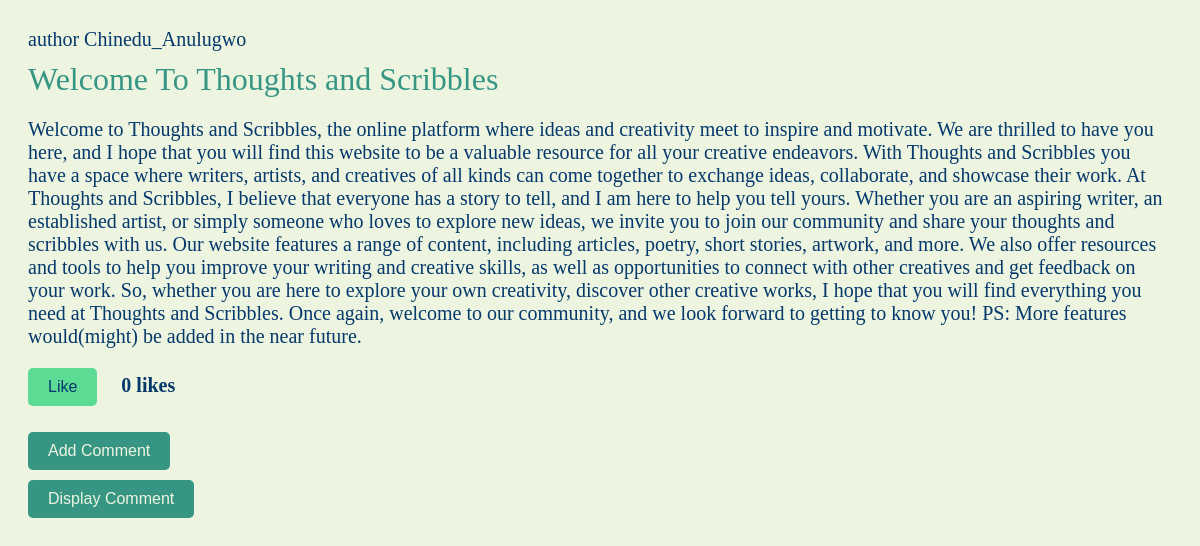
/specificPost/38/ (signed in), run on the app's committed database.
### LikerApp/models.py (models this page shows, shortened)
class Post(models.Model):
    profile=models.ForeignKey(Profile,on_delete=models.CASCADE,null=True,related_name='profile')
    title=models.CharField(max_length=200,null=True)
    content=models.TextField(max_length=1500,null=True)
    liked=models.ManyToManyField(User,default=None, blank=True, related_name='liked')
    created_at=models.DateTimeField(auto_now_add=True,null=True)

class Profile(models.Model):
    user=models.OneToOneField(User,on_delete=models.CASCADE,blank=True,null=True)
    add_time=models.DateTimeField(auto_now_add=True,null=True)
    profile_pic=models.ImageField(null=True,blank=True,upload_to='static/images',default='profile_picture.jpg')
    def __str__(self):
        return str(self.user)

### LikerApp/views.py (the view)
# urls.py: path('specificPost/<str:pk>/',views.specificPost, name="specificPost"),
@login_required(login_url='/login')
def specificPost(request,pk):
    post=Post.objects.get(id=pk)
    context={
        "post":post
    }
    return render(request,'pages/specificPost.html/',context)

### LikerApp/templates/pages/specificPost.html (shortened to what this page needs)
{% load static %}
<html>
    <head>
        <link rel="stylesheet" href={% static '/css/main.css'%}>
    </head>
    <body class="specificPostBody">
        <div class="specificPostAurthor"> author {{post.profile}}</div>
        <div class="specificPostTitle">  {{ post.title }}  </div>
        <div class="specificPostContent"> {{ post.content }} </div>
        <form class="specificPostForm" action="{% url 'LikerApp:like_post' %}" method='POST' class="ui form">
            {% if user not in post.liked.all %}
                <button class="LikeButton" type='submit'> Like </button>
            {% else %}
                <button class="UnLikeButton" type='submit'> Unlike</button>
            {% endif %}
        </form>
        <strong> {{ post.liked.all.count }} likes </strong>
        <div class="AddComment"> <a href="/createComment/{{post.id}}"> <button> Add Comment </button> </a> </div>
        <div class="DisplayComment"> <a href="/displayComment/{{post.id}}"> <button> Display Comment </button> </a> </div>
    </body>
</html>

### static/css/main.css (style rules this page uses)
:root { --main-bg-color: #EDF5E1; --main-text-color: #05386B; --button-bg-color: #379683; --button-text-color: #EDF5E1; }
body { background-color: #5BDA93 ; }
a { text-decoration: none; }
.specificPostBody { background-color: #EDF5E1; padding: 20px; }
.specificPostAurthor { color: #05386b; font-size: 20px; margin-bottom: 10px; }
.specificPostTitle { color: #379683; font-size: 32px; margin-bottom: 20px; }
.specificPostContent { color: #05386b; font-size: 20px; margin-bottom: 20px; }
.specificPostForm { display: inline-block; }
.LikeButton, .UnLikeButton { background-color: #5CDB95; color: #05386b; font-size: 16px; border: none; border-radius: 5px; padding: 10px 20px; cursor: pointer; margin-right: 10px; }
.AddComment button, .DisplayComment button { background-color: #379683; color: #EDF5E1; font-size: 16px; border: none; border-radius: 5px; padding: 10px 20px; cursor: pointer; margin-right: 10px; margin-top:10px; }
strong { color: #05386b; font-size: 20px; margin-left: 10px; }

### data on the page
Post: profile "Chinedu_Anulugwo", title "Welcome To Thoughts and Scribbles", content "Welcome to Thoughts and Scribbles, the online platform where ideas and creativity meet to inspire and motivate. We are thrilled to have you here, and I hope that you will find this website to be a valuable resource for all your creative endeavors. With Thoughts and Scribbles you have a space where writers, artists, and creatives of all kinds can come together to exchange ideas, collaborate, and showcase their work. At Thoughts and Scribbles, I believe that everyone has a story to tell, and I am here to help you tell yours. Whether you are an aspiring writer, an established artist, or simply someone who loves to explore new ideas, we invite you to join our community and share your thoughts…", liked.all.count "0"
